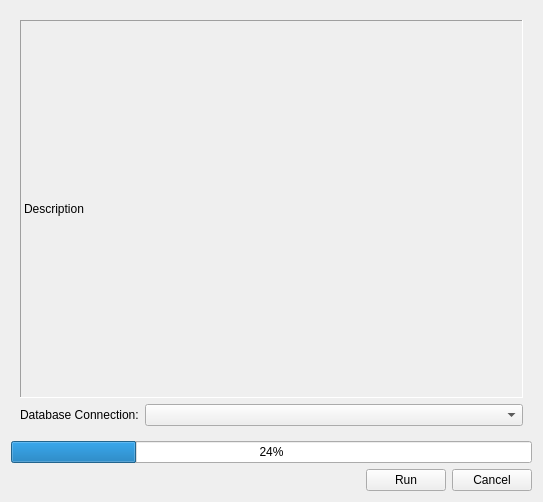
<?xml version="1.0" encoding="UTF-8"?>
<ui version="4.0">
 <class>TaskRunner</class>
 <widget class="QWidget" name="TaskRunner">
  <property name="geometry">
   <rect>
    <x>0</x>
    <y>0</y>
    <width>543</width>
    <height>502</height>
   </rect>
  </property>
  <property name="windowTitle">
   <string>TaskRunner</string>
  </property>
  <layout class="QVBoxLayout" name="lay_main">
   <item>
    <widget class="QStackedWidget" name="c_stacked">
     <widget class="QWidget" name="page_1">
      <layout class="QVBoxLayout" name="lay_page_1">
       <item>
        <widget class="QLabel" name="lbl_description">
         <property name="frameShape">
          <enum>QFrame::Panel</enum>
         </property>
         <property name="frameShadow">
          <enum>QFrame::Sunken</enum>
         </property>
         <property name="text">
          <string>Description</string>
         </property>
         <property name="wordWrap">
          <bool>true</bool>
         </property>
         <property name="textInteractionFlags">
          <set>Qt::LinksAccessibleByMouse|Qt::TextSelectableByKeyboard|Qt::TextSelectableByMouse</set>
         </property>
        </widget>
       </item>
       <item>
        <layout class="QHBoxLayout" name="horizontalLayout_2">
         <property name="sizeConstraint">
          <enum>QLayout::SetDefaultConstraint</enum>
         </property>
         <item>
          <widget class="QLabel" name="lbl_db_connection">
           <property name="sizePolicy">
            <sizepolicy hsizetype="Preferred" vsizetype="Maximum">
             <horstretch>0</horstretch>
             <verstretch>0</verstretch>
            </sizepolicy>
           </property>
           <property name="text">
            <string>Database Connection:</string>
           </property>
           <property name="buddy">
            <cstring>c_db_connection</cstring>
           </property>
          </widget>
         </item>
         <item>
          <widget class="ChooseDb" name="c_db_connection">
           <property name="sizePolicy">
            <sizepolicy hsizetype="Expanding" vsizetype="Maximum">
             <horstretch>0</horstretch>
             <verstretch>0</verstretch>
            </sizepolicy>
           </property>
          </widget>
         </item>
        </layout>
       </item>
      </layout>
     </widget>
     <widget class="QWidget" name="page_2"/>
    </widget>
   </item>
   <item>
    <widget class="QProgressBar" name="c_progress">
     <property name="value">
      <number>24</number>
     </property>
    </widget>
   </item>
   <item>
    <layout class="QHBoxLayout" name="lay_button_box">
     <item>
      <spacer name="horizontalSpacer">
       <property name="orientation">
        <enum>Qt::Horizontal</enum>
       </property>
       <property name="sizeHint" stdset="0">
        <size>
         <width>40</width>
         <height>20</height>
        </size>
       </property>
      </spacer>
     </item>
     <item>
      <widget class="QPushButton" name="c_main_button">
       <property name="text">
        <string>Run</string>
       </property>
      </widget>
     </item>
     <item>
      <widget class="QPushButton" name="c_cancel_button">
       <property name="text">
        <string>Cancel</string>
       </property>
      </widget>
     </item>
    </layout>
   </item>
  </layout>
 </widget>
 <customwidgets>
  <customwidget>
   <class>ChooseDb</class>
   <extends>QComboBox</extends>
   <header location="global">exdrf_qt.controls.seldb.choose_db</header>
  </customwidget>
 </customwidgets>
 <resources/>
 <connections/>
</ui>
